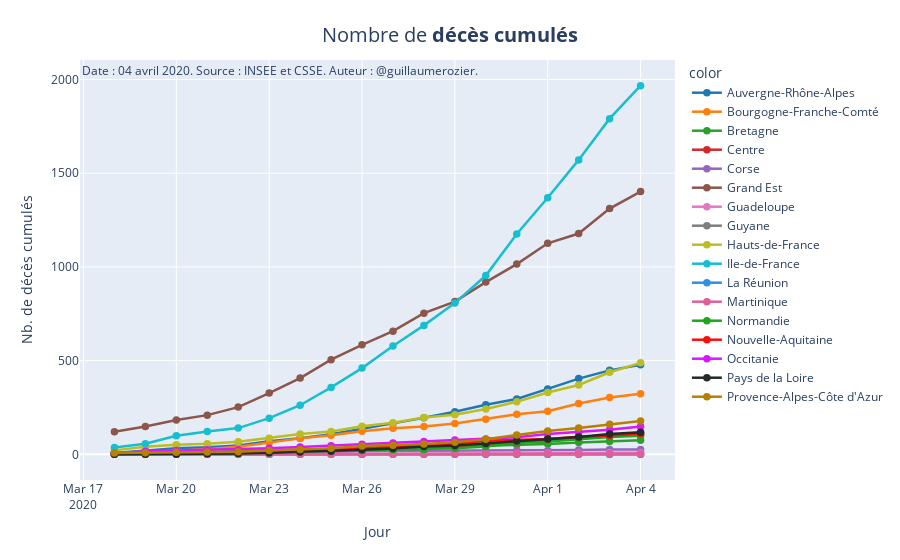

Notebook code cell kept with this figure:
### Code cell
fig = px.line(x=df_region['jour'], y=df_region['dc'], color=df_region["regionName"], color_discrete_sequence=colors).update_traces(mode='lines+markers', marker_size=7.5, line=dict(width=2.5))
fig.update_layout(
    title={
                'text': "Nombre de <b>décès cumulés</b>",
                'y':0.95,
                'x':0.5,
                'xanchor': 'center',
                'yanchor': 'top'},
        titlefont = dict(
                size=20),
        annotations = [
                dict(
                    x=0,
                    y=1,
                    xref='paper',
                    yref='paper',
                    text='Date : {}. Source : INSEE et CSSE. Auteur : @guillaumerozier.'.format(datetime.strptime(dates[-1], '%Y-%m-%d').strftime('%d %B %Y')),                    showarrow = False
                )]
                 )
fig.update_xaxes(title="Jour")
fig.update_yaxes(title="Nb. de décès cumulés")

name_fig = "dc_cum_line"
fig.write_image("images/charts/france/{}.png".format(name_fig), scale=3, width=1100, height=700)


plotly.offline.plot(fig, filename = 'images/html_exports/france/{}.html'.format(name_fig), auto_open=False)

if show_charts:
    fig.show()

### Figure 1 — Plotly figure (JSON) as saved in the notebook; plotly's stock layout.template omitted (floating-point values rounded to 4 significant figures)
{"data": [{"hoverlabel": {"namelength": 0}, "hovertemplate": "color=Auvergne-Rhône-Alpes<br>x=%{x}<br>y=%{y}", "legendgroup": "Auvergne-Rhône-Alpes", "line": {"color": "#1F77B4", "dash": "solid", "width": 2.5}, "marker": {"size": 7.5}, "mode": "lines+markers", "name": "Auvergne-Rhône-Alpes", "showlegend": true, "type": "scatter", "x": ["2020-03-18", "2020-03-19", "2020-03-20", "2020-03-21", "2020-03-22", "2020-03-23", "2020-03-24", "2020-03-25", "2020-03-26", "2020-03-27", "2020-03-28", "2020-03-29", "2020-03-30", "2020-03-31", "2020-04-01", "2020-04-02", "2020-04-03", "2020-04-04"], "xaxis": "x", "y": [7, 22, 33, 38, 47, 70, 86, 107, 134, 165, 195, 227, 264, 295, 349, 404, 448, 478], "yaxis": "y"}, {"hoverlabel": {"namelength": 0}, "hovertemplate": "color=Bourgogne-Franche-Comté<br>x=%{x}<br>y=%{y}", "legendgroup": "Bourgogne-Franche-Comté", "line": {"color": "#FF7F0E", "dash": "solid", "width": 2.5}, "marker": {"size": 7.5}, "mode": "lines+markers", "name": "Bourgogne-Franche-Comté", "showlegend": true, "type": "scatter", "x": ["2020-03-18", "2020-03-19", "2020-03-20", "2020-03-21", "2020-03-22", "2020-03-23", "2020-03-24", "2020-03-25", "2020-03-26", "2020-03-27", "2020-03-28", "2020-03-29", "2020-03-30", "2020-03-31", "2020-04-01", "2020-04-02", "2020-04-03", "2020-04-04"], "xaxis": "x", "y": [6, 14, 22, 27, 40, 62, 85, 102, 123, 139, 148, 164, 187, 214, 230, 271, 303, 323], "yaxis": "y"}, {"hoverlabel": {"namelength": 0}, "hovertemplate": "color=Bretagne<br>x=%{x}<br>y=%{y}", "legendgroup": "Bretagne", "line": {"color": "#2CA02C", "dash": "solid", "width": 2.5}, "marker": {"size": 7.5}, "mode": "lines+markers", "name": "Bretagne", "showlegend": true, "type": "scatter", "x": ["2020-03-18", "2020-03-19", "2020-03-20", "2020-03-21", "2020-03-22", "2020-03-23", "2020-03-24", "2020-03-25", "2020-03-26", "2020-03-27", "2020-03-28", "2020-03-29", "2020-03-30", "2020-03-31", "2020-04-01", "2020-04-02", "2020-04-03", "2020-04-04"], "xaxis": "x", "y": [7, 9, 12, 15, 17, 23, 25, 28, 29, 34, 37, 41, 45, 50, 55, 63, 69, 75], "yaxis": "y"}, {"hoverlabel": {"namelength": 0}, "hovertemplate": "color=Centre<br>x=%{x}<br>y=%{y}", "legendgroup": "Centre", "line": {"color": "#D62728", "dash": "solid", "width": 2.5}, "marker": {"size": 7.5}, "mode": "lines+markers", "name": "Centre", "showlegend": true, "type": "scatter", "x": ["2020-03-18", "2020-03-19", "2020-03-20", "2020-03-21", "2020-03-22", "2020-03-23", "2020-03-24", "2020-03-25", "2020-03-26", "2020-03-27", "2020-03-28", "2020-03-29", "2020-03-30", "2020-03-31", "2020-04-01", "2020-04-02", "2020-04-03", "2020-04-04"], "xaxis": "x", "y": [1, 1, 2, 2, 3, 8, 9, 13, 20, 26, 35, 39, 53, 60, 77, 84, 98, 106], "yaxis": "y"}, {"hoverlabel": {"namelength": 0}, "hovertemplate": "color=Corse<br>x=%{x}<br>y=%{y}", "legendgroup": "Corse", "line": {"color": "#9467BD", "dash": "solid", "width": 2.5}, "marker": {"size": 7.5}, "mode": "lines+markers", "name": "Corse", "showlegend": true, "type": "scatter", "x": ["2020-03-18", "2020-03-19", "2020-03-20", "2020-03-21", "2020-03-22", "2020-03-23", "2020-03-24", "2020-03-25", "2020-03-26", "2020-03-27", "2020-03-28", "2020-03-29", "2020-03-30", "2020-03-31", "2020-04-01", "2020-04-02", "2020-04-03", "2020-04-04"], "xaxis": "x", "y": [0, 1, 3, 4, 6, 7, 7, 15, 19, 19, 19, 19, 19, 20, 21, 23, 26, 26], "yaxis": "y"}, {"hoverlabel": {"namelength": 0}, "hovertemplate": "color=Grand Est<br>x=%{x}<br>y=%{y}", "legendgroup": "Grand Est", "line": {"color": "#8C564B", "dash": "solid", "width": 2.5}, "marker": {"size": 7.5}, "mode": "lines+markers", "name": "Grand Est", "showlegend": true, "type": "scatter", "x": ["2020-03-18", "2020-03-19", "2020-03-20", "2020-03-21", "2020-03-22", "2020-03-23", "2020-03-24", "2020-03-25", "2020-03-26", "2020-03-27", "2020-03-28", "2020-03-29", "2020-03-30", "2020-03-31", "2020-04-01", "2020-04-02", "2020-04-03", "2020-04-04"], "xaxis": "x", "y": [120, 148, 183, 209, 252, 327, 407, 505, 584, 657, 753, 815, 919, 1015, 1126, 1178, 1311, 1402], "yaxis": "y"}, {"hoverlabel": {"namelength": 0}, "hovertemplate": "color=Guadeloupe<br>x=%{x}<br>y=%{y}", "legendgroup": "Guadeloupe", "line": {"color": "#E377C2", "dash": "solid", "width": 2.5}, "marker": {"size": 7.5}, "mode": "lines+markers", "name": "Guadeloupe", "showlegend": true, "type": "scatter", "x": ["2020-03-18", "2020-03-19", "2020-03-20", "2020-03-21", "2020-03-22", "2020-03-23", "2020-03-24", "2020-03-25", "2020-03-26", "2020-03-27", "2020-03-28", "2020-03-29", "2020-03-30", "2020-03-31", "2020-04-01", "2020-04-02", "2020-04-03", "2020-04-04"], "xaxis": "x", "y": [0, 0, 0, 0, 0, 0, 0, 0, 0, 1, 1, 2, 4, 5, 7, 7, 8, 8], "yaxis": "y"}, {"hoverlabel": {"namelength": 0}, "hovertemplate": "color=Guyane<br>x=%{x}<br>y=%{y}", "legendgroup": "Guyane", "line": {"color": "#7F7F7F", "dash": "solid", "width": 2.5}, "marker": {"size": 7.5}, "mode": "lines+markers", "name": "Guyane", "showlegend": true, "type": "scatter", "x": ["2020-03-18", "2020-03-19", "2020-03-20", "2020-03-21", "2020-03-22", "2020-03-23", "2020-03-24", "2020-03-25", "2020-03-26", "2020-03-27", "2020-03-28", "2020-03-29", "2020-03-30", "2020-03-31", "2020-04-01", "2020-04-02", "2020-04-03", "2020-04-04"], "xaxis": "x", "y": [0, 0, 0, 0, 0, 0, 0, 0, 0, 0, 0, 0, 0, 0, 0, 0, 0, 0], "yaxis": "y"}, {"hoverlabel": {"namelength": 0}, "hovertemplate": "color=Hauts-de-France<br>x=%{x}<br>y=%{y}", "legendgroup": "Hauts-de-France", "line": {"color": "#BCBD22", "dash": "solid", "width": 2.5}, "marker": {"size": 7.5}, "mode": "lines+markers", "name": "Hauts-de-France", "showlegend": true, "type": "scatter", "x": ["2020-03-18", "2020-03-19", "2020-03-20", "2020-03-21", "2020-03-22", "2020-03-23", "2020-03-24", "2020-03-25", "2020-03-26", "2020-03-27", "2020-03-28", "2020-03-29", "2020-03-30", "2020-03-31", "2020-04-01", "2020-04-02", "2020-04-03", "2020-04-04"], "xaxis": "x", "y": [21, 40, 51, 56, 67, 86, 109, 122, 150, 169, 196, 211, 242, 280, 330, 370, 438, 488], "yaxis": "y"}, {"hoverlabel": {"namelength": 0}, "hovertemplate": "color=Ile-de-France<br>x=%{x}<br>y=%{y}", "legendgroup": "Ile-de-France", "line": {"color": "#17BECF", "dash": "solid", "width": 2.5}, "marker": {"size": 7.5}, "mode": "lines+markers", "name": "Ile-de-France", "showlegend": true, "type": "scatter", "x": ["2020-03-18", "2020-03-19", "2020-03-20", "2020-03-21", "2020-03-22", "2020-03-23", "2020-03-24", "2020-03-25", "2020-03-26", "2020-03-27", "2020-03-28", "2020-03-29", "2020-03-30", "2020-03-31", "2020-04-01", "2020-04-02", "2020-04-03", "2020-04-04"], "xaxis": "x", "y": [36, 56, 99, 122, 140, 193, 262, 357, 460, 578, 688, 807, 954, 1176, 1369, 1571, 1791, 1967], "yaxis": "y"}, {"hoverlabel": {"namelength": 0}, "hovertemplate": "color=La Réunion<br>x=%{x}<br>y=%{y}", "legendgroup": "La Réunion", "line": {"color": "#2E91E5", "dash": "solid", "width": 2.5}, "marker": {"size": 7.5}, "mode": "lines+markers", "name": "La Réunion", "showlegend": true, "type": "scatter", "x": ["2020-03-18", "2020-03-19", "2020-03-20", "2020-03-21", "2020-03-22", "2020-03-23", "2020-03-24", "2020-03-25", "2020-03-26", "2020-03-27", "2020-03-28", "2020-03-29", "2020-03-30", "2020-03-31", "2020-04-01", "2020-04-02", "2020-04-03", "2020-04-04"], "xaxis": "x", "y": [0, 0, 0, 0, 0, 0, 0, 0, 0, 0, 0, 0, 0, 0, 0, 0, 0, 0], "yaxis": "y"}, {"hoverlabel": {"namelength": 0}, "hovertemplate": "color=Martinique<br>x=%{x}<br>y=%{y}", "legendgroup": "Martinique", "line": {"color": "#E15F99", "dash": "solid", "width": 2.5}, "marker": {"size": 7.5}, "mode": "lines+markers", "name": "Martinique", "showlegend": true, "type": "scatter", "x": ["2020-03-18", "2020-03-19", "2020-03-20", "2020-03-21", "2020-03-22", "2020-03-23", "2020-03-24", "2020-03-25", "2020-03-26", "2020-03-27", "2020-03-28", "2020-03-29", "2020-03-30", "2020-03-31", "2020-04-01", "2020-04-02", "2020-04-03", "2020-04-04"], "xaxis": "x", "y": [1, 1, 1, 1, 1, 1, 1, 1, 1, 1, 1, 3, 3, 3, 3, 3, 3, 3], "yaxis": "y"}, {"hoverlabel": {"namelength": 0}, "hovertemplate": "color=Normandie<br>x=%{x}<br>y=%{y}", "legendgroup": "Normandie", "line": {"color": "#1CA71C", "dash": "solid", "width": 2.5}, "marker": {"size": 7.5}, "mode": "lines+markers", "name": "Normandie", "showlegend": true, "type": "scatter", "x": ["2020-03-18", "2020-03-19", "2020-03-20", "2020-03-21", "2020-03-22", "2020-03-23", "2020-03-24", "2020-03-25", "2020-03-26", "2020-03-27", "2020-03-28", "2020-03-29", "2020-03-30", "2020-03-31", "2020-04-01", "2020-04-02", "2020-04-03", "2020-04-04"], "xaxis": "x", "y": [3, 5, 7, 6, 8, 9, 15, 18, 20, 24, 26, 32, 42, 62, 69, 81, 93, 99], "yaxis": "y"}, {"hoverlabel": {"namelength": 0}, "hovertemplate": "color=Nouvelle-Aquitaine<br>x=%{x}<br>y=%{y}", "legendgroup": "Nouvelle-Aquitaine", "line": {"color": "#FB0D0D", "dash": "solid", "width": 2.5}, "marker": {"size": 7.5}, "mode": "lines+markers", "name": "Nouvelle-Aquitaine", "showlegend": true, "type": "scatter", "x": ["2020-03-18", "2020-03-19", "2020-03-20", "2020-03-21", "2020-03-22", "2020-03-23", "2020-03-24", "2020-03-25", "2020-03-26", "2020-03-27", "2020-03-28", "2020-03-29", "2020-03-30", "2020-03-31", "2020-04-01", "2020-04-02", "2020-04-03", "2020-04-04"], "xaxis": "x", "y": [2, 3, 4, 5, 8, 13, 16, 25, 34, 42, 50, 58, 72, 78, 82, 94, 100, 111], "yaxis": "y"}, {"hoverlabel": {"namelength": 0}, "hovertemplate": "color=Occitanie<br>x=%{x}<br>y=%{y}", "legendgroup": "Occitanie", "line": {"color": "#DA16FF", "dash": "solid", "width": 2.5}, "marker": {"size": 7.5}, "mode": "lines+markers", "name": "Occitanie", "showlegend": true, "type": "scatter", "x": ["2020-03-18", "2020-03-19", "2020-03-20", "2020-03-21", "2020-03-22", "2020-03-23", "2020-03-24", "2020-03-25", "2020-03-26", "2020-03-27", "2020-03-28", "2020-03-29", "2020-03-30", "2020-03-31", "2020-04-01", "2020-04-02", "2020-04-03", "2020-04-04"], "xaxis": "x", "y": [6, 17, 21, 24, 25, 32, 39, 46, 54, 61, 68, 76, 82, 91, 108, 119, 131, 148], "yaxis": "y"}, {"hoverlabel": {"namelength": 0}, "hovertemplate": "color=Pays de la Loire<br>x=%{x}<br>y=%{y}", "legendgroup": "Pays de la Loire", "line": {"color": "#222A2A", "dash": "solid", "width": 2.5}, "marker": {"size": 7.5}, "mode": "lines+markers", "name": "Pays de la Loire", "showlegend": true, "type": "scatter", "x": ["2020-03-18", "2020-03-19", "2020-03-20", "2020-03-21", "2020-03-22", "2020-03-23", "2020-03-24", "2020-03-25", "2020-03-26", "2020-03-27", "2020-03-28", "2020-03-29", "2020-03-30", "2020-03-31", "2020-04-01", "2020-04-02", "2020-04-03", "2020-04-04"], "xaxis": "x", "y": [1, 1, 1, 3, 4, 9, 13, 16, 24, 31, 42, 47, 58, 71, 82, 92, 109, 118], "yaxis": "y"}, {"hoverlabel": {"namelength": 0}, "hovertemplate": "color=Provence-Alpes-Côte d'Azur<br>x=%{x}<br>y=%{y}", "legendgroup": "Provence-Alpes-Côte d'Azur", "line": {"color": "#B68100", "dash": "solid", "width": 2.5}, "marker": {"size": 7.5}, "mode": "lines+markers", "name": "Provence-Alpes-Côte d'Azur", "showlegend": true, "type": "scatter", "x": ["2020-03-18", "2020-03-19", "2020-03-20", "2020-03-21", "2020-03-22", "2020-03-23", "2020-03-24", "2020-03-25", "2020-03-26", "2020-03-27", "2020-03-28", "2020-03-29", "2020-03-30", "2020-03-31", "2020-04-01", "2020-04-02", "2020-04-03", "2020-04-04"], "xaxis": "x", "y": [7, 9, 11, 13, 14, 20, 26, 33, 44, 48, 55, 65, 80, 103, 124, 141, 161, 178], "yaxis": "y"}], "layout": {"annotations": [{"showarrow": false, "text": "Date : 04 avril 2020. Source : INSEE et CSSE. Auteur : @guillaumerozier.", "x": 0, "xref": "paper", "y": 1, "yref": "paper"}], "legend": {"title": {"text": "color"}, "tracegroupgap": 0}, "margin": {"t": 60}, "title": {"font": {"size": 20}, "text": "Nombre de <b>décès cumulés</b>", "x": 0.5, "xanchor": "center", "y": 0.95, "yanchor": "top"}, "xaxis": {"anchor": "y", "domain": [0, 1], "title": {"text": "Jour"}}, "yaxis": {"anchor": "x", "domain": [0, 1], "title": {"text": "Nb. de décès cumulés"}}}}
